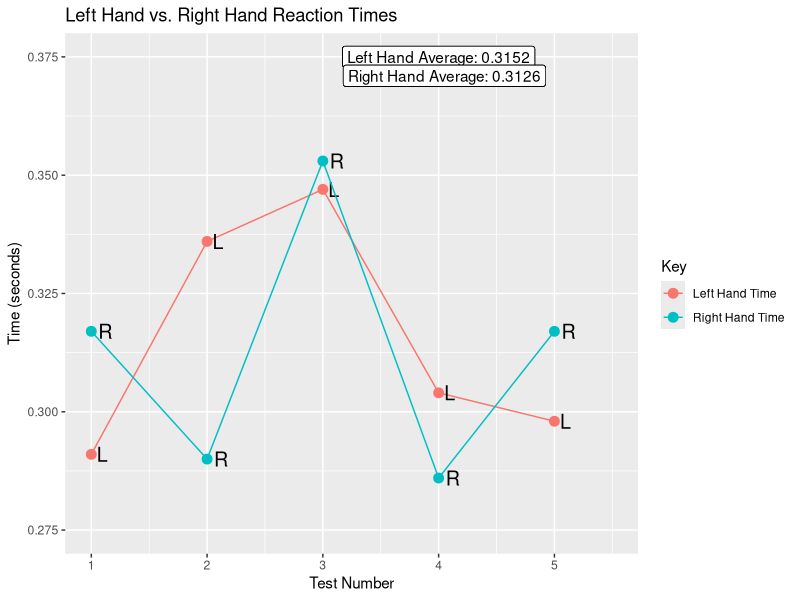

Write the R code that produced this figure.
require(tidyverse)


test_num <- c(1, 2, 3, 4, 5)
time_left <- c(.291, .336, .347, .304, .298)
time_right <- c(.317, .29, .353, .286, .317)

df <- data.frame(TestNumber = test_num, LefthandTime = time_left,
                 RighthandTime = time_right)

df %>%
  ggplot() +
  geom_point(aes(x = TestNumber, y = LefthandTime,
                 color = "Left Hand Time"), size = 3) +
  geom_line(aes(x = TestNumber, y = LefthandTime,
                 color = "Left Hand Time")) +
  geom_text(aes(x = TestNumber, y = LefthandTime,
                label = "L"), size = 5, hjust = -.5) +
  geom_point(aes(x = TestNumber, y = RighthandTime,
                 color = "Right Hand Time"), size = 3) +
  geom_line(aes(x = TestNumber, y = RighthandTime,
                color = "Right Hand Time")) +
  geom_text(aes(x = TestNumber, y = RighthandTime,
                label = "R", hjust = -.5), size = 5) +
  ##Averages
  geom_label(aes(x = 4, y = .375), label = "Left Hand Average: 0.3152") +
  geom_label(aes(x = 4.05, y = .371), label = "Right Hand Average: 0.3126") +
  labs(title = "Left Hand vs. Right Hand Reaction Times",
       x = "Test Number", y = "Time (seconds)", colour = "Key") +
  xlim(1,5.5) +
  ylim(.275,.375)

